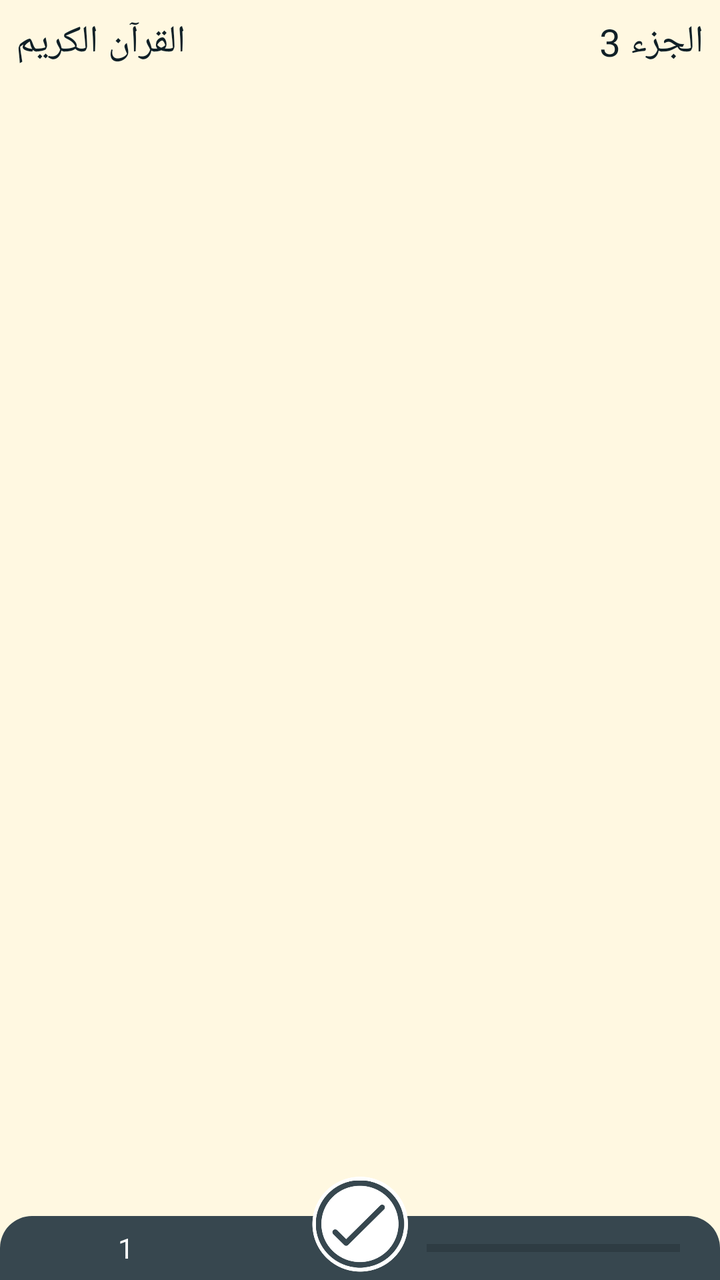
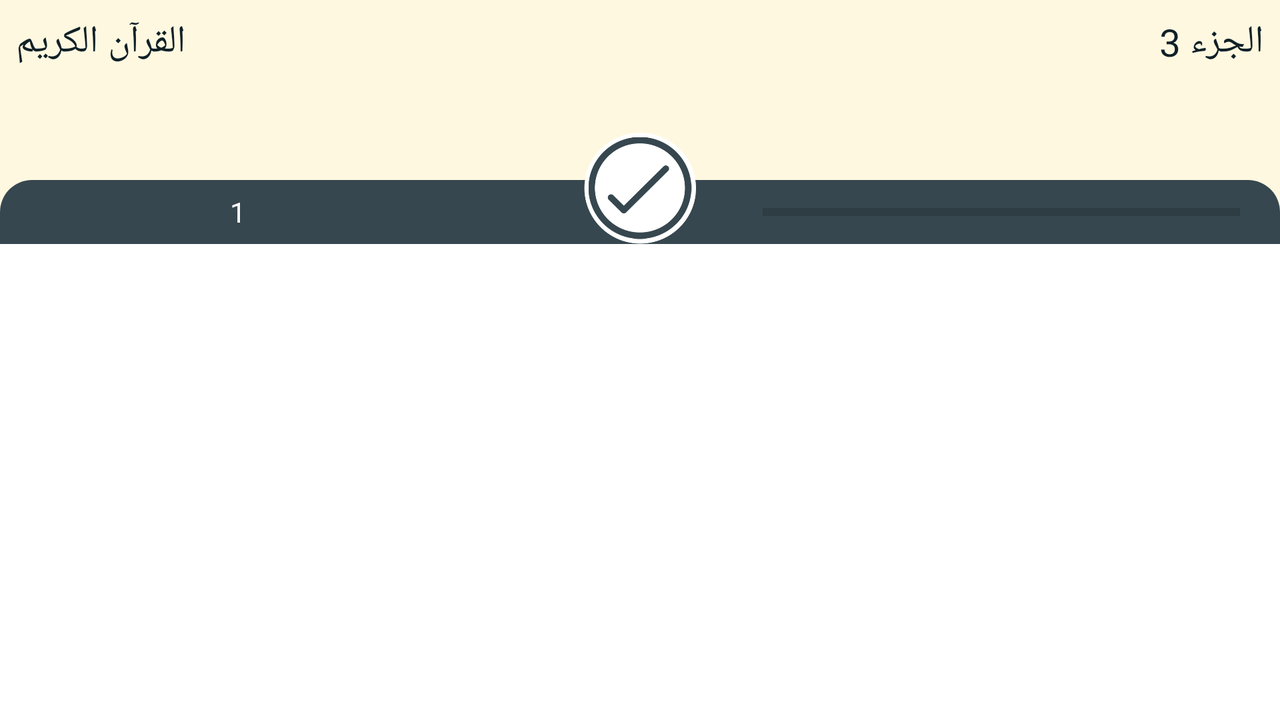

The same Android screen from two of the app's own layout files: first res/layout/ as a phone draws it, then the repository's variant for another configuration, drawn on a device whose configuration selects that folder. Both files follow.
<!-- AndroidManifest.xml: application theme Theme.Khatmah -->
<!-- res/layout/fragment_daily_portion_view_pager_fragment.xml -->
<?xml version="1.0" encoding="utf-8"?>
<RelativeLayout xmlns:android="http://schemas.android.com/apk/res/android"
    xmlns:tools="http://schemas.android.com/tools"
    android:layout_width="match_parent"
    android:layout_height="match_parent"
    android:background="#FFF8E1"
    tools:context=".daily_portion.DailyPortionViewPagerFragment">

    <TextView
        android:id="@+id/surah_name_daily_portion"
        android:layout_width="wrap_content"
        android:layout_height="wrap_content"
        android:layout_alignParentLeft="true"
        android:fontFamily="@font/arabic_type"
        android:padding="8dp"
        android:text="القرآن الكريم"
        android:textColor="@color/purple_700"
        android:textSize="19sp" />

    <TextView
        android:id="@+id/juz_number_daily_portion"
        android:layout_width="wrap_content"
        android:layout_height="wrap_content"
        android:layout_alignParentRight="true"
        android:fontFamily="@font/arabic_type"
        android:padding="8dp"
        android:text="الجزء 3"
        android:textColor="@color/purple_700"
        android:textSize="19sp" />

    <ImageView
        android:id="@+id/img"
        android:layout_width="match_parent"
        android:layout_height="match_parent"
        android:scaleType="centerInside"
        android:layout_below="@id/juz_number_daily_portion"
        android:layout_above="@id/read_linear"/>

        <LinearLayout
            android:id="@+id/read_linear"
            android:layout_width="match_parent"
            android:layout_height="wrap_content"
            android:layout_alignParentBottom="true"
            android:background="@drawable/rounded_center"
            android:orientation="horizontal">

            <TextView
                android:id="@+id/page_number_daily_portion"
                android:layout_width="0dp"
                android:layout_height="32dp"
                android:layout_gravity="bottom"
                android:layout_marginRight="2dp"
                android:layout_weight="2"
                android:gravity="center"
                android:text="1"
                android:textColor="@color/white" />

            <TextView
                android:layout_width="0dp"
                android:layout_height="32dp"
                android:layout_gravity="bottom"
                android:layout_marginRight="2dp"
                android:layout_weight="1"
                android:gravity="center"
                android:textColor="@color/white" />

            <ProgressBar
                android:id="@+id/progress"
                style="@style/Widget.AppCompat.ProgressBar.Horizontal"
                android:layout_width="0dp"
                android:layout_height="32dp"
                android:layout_gravity="bottom"
                android:layout_marginLeft="20dp"
                android:layout_marginRight="20dp"
                android:layout_weight="2" />
        </LinearLayout>

        <ImageButton
            android:id="@+id/read"
            android:layout_width="48dp"
            android:layout_height="48dp"
            android:layout_alignParentBottom="true"
            android:layout_centerHorizontal="true"
            android:layout_marginLeft="2dp"
            android:layout_marginRight="2dp"
            android:layout_marginBottom="4dp"
            android:background="@drawable/unchecked"
            android:scaleType="centerCrop" />

    </RelativeLayout>
<!-- resources referenced by this layout -->
<resources>
  <color name="purple_700">#102027</color>
  <color name="white">#FFFFFFFF</color>
  <!-- drawable rounded_center (drawable) -->
  <?xml version="1.0" encoding="utf-8"?>
  <shape xmlns:android="http://schemas.android.com/apk/res/android"
      android:shape="rectangle">
      <solid android:color="@color/purple_500" />
      <corners android:bottomRightRadius="0dp"
          android:bottomLeftRadius="0dp"
          android:topRightRadius="16dp"
          android:topLeftRadius="16dp"/>
  </shape>
  <!-- drawable unchecked: png bitmap (drawable-hdpi, 18401 bytes) -->
  <style name="Theme.Khatmah" parent="Theme.MaterialComponents.DayNight.DarkActionBar">
          
          <item name="colorPrimary">@color/purple_500</item>
          <item name="colorPrimaryVariant">@color/purple_700</item>
          <item name="colorOnPrimary">@color/white</item>
          
          <item name="colorSecondary">@color/teal_200</item>
          <item name="colorSecondaryVariant">@color/teal_700</item>
          <item name="colorOnSecondary">@color/black</item>
          
          <item name="android:statusBarColor" tools:targetApi="l">?attr/colorPrimaryVariant</item>
          
      </style>
  <color name="purple_500">#37474f</color>
  <color name="teal_200">#FF03DAC5</color>
  <color name="teal_700">#FF018786</color>
  <color name="black">#62727b</color>
</resources>
<!-- res/layout-land/fragment_daily_portion_view_pager_fragment.xml (the repository's variant of the layout above) -->
<!-- drawn on the phone turned sideways -->
<?xml version="1.0" encoding="utf-8"?>
<ScrollView xmlns:android="http://schemas.android.com/apk/res/android"
    xmlns:tools="http://schemas.android.com/tools"
    android:layout_width="match_parent"
    android:layout_height="match_parent"
    tools:context=".daily_portion.DailyPortionViewPagerFragment">

    <RelativeLayout
        android:layout_width="match_parent"
        android:layout_height="match_parent"
        android:background="#FFF8E1">

        <TextView
            android:id="@+id/surah_name_daily_portion"
            android:layout_width="wrap_content"
            android:layout_height="wrap_content"
            android:layout_alignParentLeft="true"
            android:fontFamily="@font/arabic_type"
            android:padding="8dp"
            android:text="القرآن الكريم"
            android:textColor="@color/purple_700"
            android:textSize="19sp" />

        <TextView
            android:id="@+id/juz_number_daily_portion"
            android:layout_width="wrap_content"
            android:layout_height="wrap_content"
            android:layout_alignParentRight="true"
            android:fontFamily="@font/arabic_type"
            android:padding="8dp"
            android:text="الجزء 3"
            android:textColor="@color/purple_700"
            android:textSize="19sp" />

        <ImageView
            android:id="@+id/img"
            android:layout_width="match_parent"
            android:layout_height="match_parent"
            android:layout_below="@id/juz_number_daily_portion"
            android:layout_marginTop="16dp"
            android:layout_marginBottom="64dp"
            android:src="@drawable/p50" />

        <RelativeLayout
            android:layout_width="match_parent"
            android:layout_height="wrap_content"
            android:layout_alignParentBottom="true">

            <LinearLayout
                android:id="@+id/read_linear"
                android:layout_width="match_parent"
                android:layout_height="wrap_content"
                android:layout_alignParentBottom="true"
                android:background="@drawable/rounded_center"
                android:orientation="horizontal">

                <TextView
                    android:id="@+id/page_number_daily_portion"
                    android:layout_width="0dp"
                    android:layout_height="32dp"
                    android:layout_gravity="bottom"
                    android:layout_marginRight="2dp"
                    android:layout_weight="2"
                    android:gravity="center"
                    android:text="1"
                    android:textColor="@color/white" />

                <TextView
                    android:layout_width="0dp"
                    android:layout_height="32dp"
                    android:layout_gravity="bottom"
                    android:layout_marginRight="2dp"
                    android:layout_weight="1"
                    android:gravity="center"
                    android:textColor="@color/white" />

                <ProgressBar
                    android:id="@+id/progress"
                    style="@style/Widget.AppCompat.ProgressBar.Horizontal"
                    android:layout_width="0dp"
                    android:layout_height="32dp"
                    android:layout_gravity="bottom"
                    android:layout_marginLeft="20dp"
                    android:layout_marginRight="20dp"
                    android:layout_weight="2" />
            </LinearLayout>

            <ImageButton
                android:id="@+id/read"
                android:layout_width="56dp"
                android:layout_height="56dp"
                android:layout_alignParentBottom="true"
                android:layout_centerHorizontal="true"
                android:layout_marginLeft="2dp"
                android:layout_marginRight="2dp"
                android:layout_marginBottom="16dp"
                android:background="@drawable/unchecked"
                android:scaleType="centerCrop" />

        </RelativeLayout>
    </RelativeLayout>
</ScrollView>
